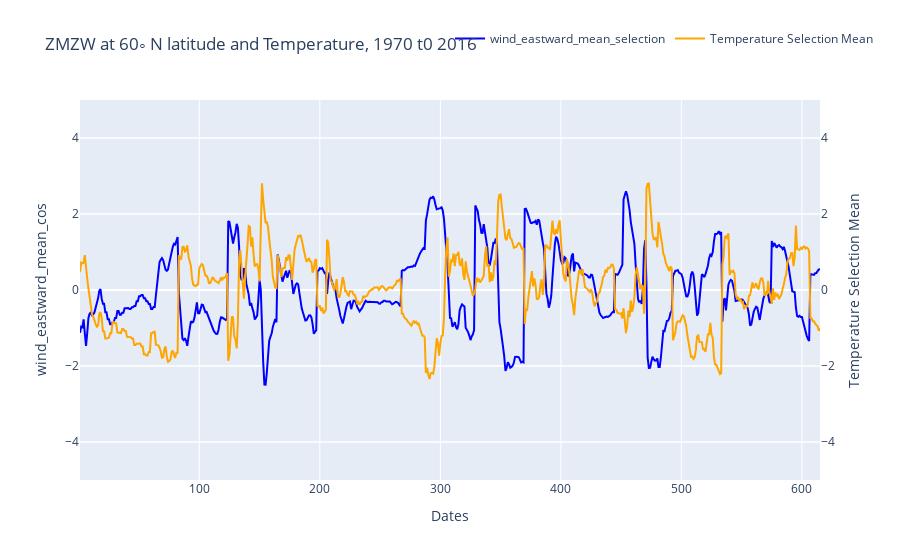

Notebook code cell kept with this figure:
### Code cell
df = df_all
fig = go.Figure()

fig.add_trace(go.Scatter(x=df['index_'], y=df['wind_eastward_mean_cos'], name='wind_eastward_mean_selection', line=dict(color='blue')))
fig.add_trace(go.Scatter(x=df['index_'], y=df['temperature_mean_selection'], name='Temperature Selection Mean', line=dict(color='orange'), yaxis='y2'))

# Set layout
fig.update_layout(
    yaxis=dict(
        range=[-5, 5],
        title='wind_eastward_mean_cos'
    )
    ,yaxis2=dict(
        range=[-5, 5],
        title='Temperature Selection Mean',
        side='right',
        overlaying='y'
    )
    ,xaxis=dict(title='Dates'),
    title=f'ZMZW at 60◦ N latitude and Temperature, 1970 t0 2016',
    legend=dict(orientation="h", y=1.2, x=0.5))

# Show the plot
fig.show()

### Figure 1 — Plotly figure (JSON) as saved in the notebook; plotly's stock layout.template omitted (floating-point values rounded to 4 significant figures; data arrays with more than 128 entries replaced by an {"elided": "..."} marker saying what was removed)
{"data": [{"line": {"color": "blue"}, "name": "wind_eastward_mean_selection", "type": "scatter", "x": {"elided": "615 int values"}, "y": {"elided": "615 float values"}}, {"line": {"color": "orange"}, "name": "Temperature Selection Mean", "type": "scatter", "x": {"elided": "615 int values"}, "y": {"elided": "615 float values"}, "yaxis": "y2"}], "layout": {"legend": {"orientation": "h", "x": 0.5, "y": 1.2}, "title": {"text": "ZMZW at 60◦ N latitude and Temperature, 1970 t0 2016"}, "xaxis": {"title": {"text": "Dates"}}, "yaxis": {"range": [-5, 5], "title": {"text": "wind_eastward_mean_cos"}}, "yaxis2": {"overlaying": "y", "range": [-5, 5], "side": "right", "title": {"text": "Temperature Selection Mean"}}}}
